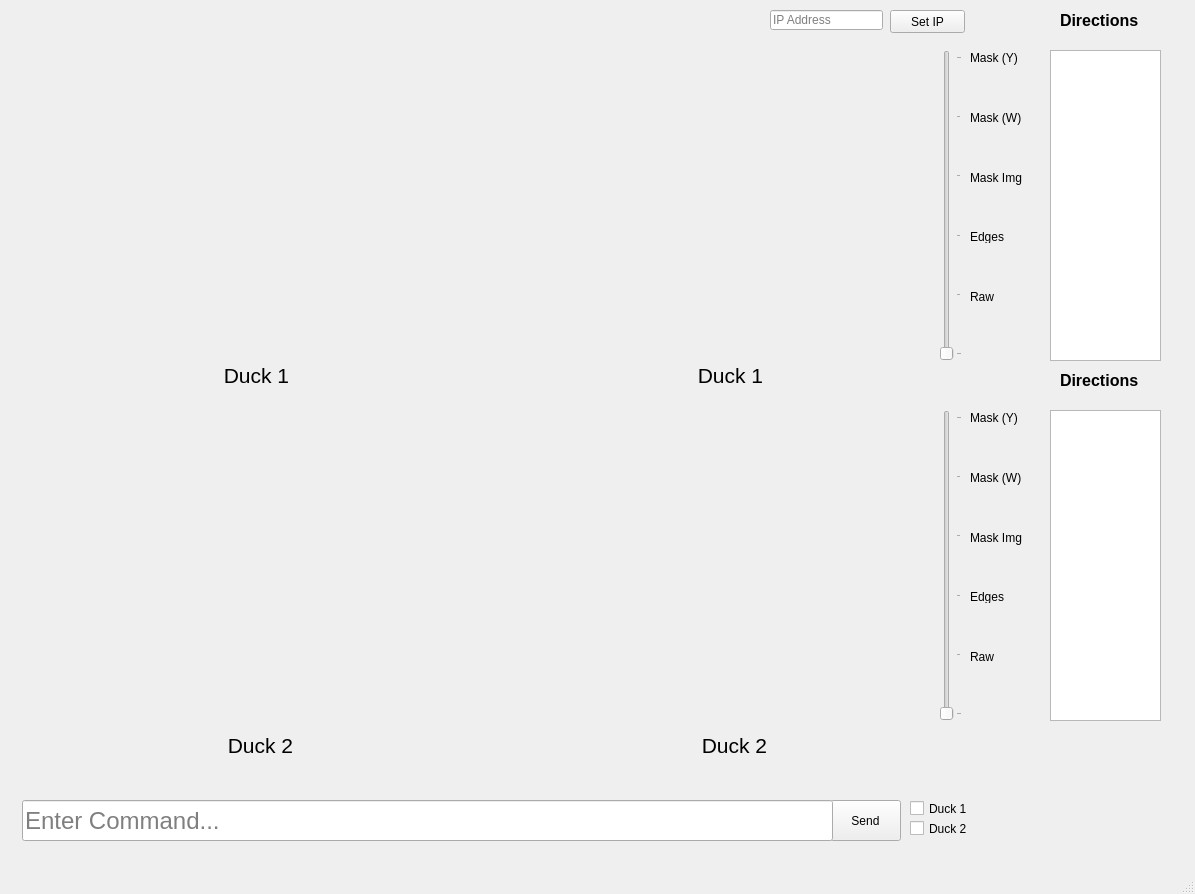
<?xml version="1.0" encoding="UTF-8"?>
<ui version="4.0">
 <class>MainWindow</class>
 <widget class="QMainWindow" name="MainWindow">
  <property name="geometry">
   <rect>
    <x>0</x>
    <y>0</y>
    <width>1195</width>
    <height>894</height>
   </rect>
  </property>
  <property name="baseSize">
   <size>
    <width>0</width>
    <height>0</height>
   </size>
  </property>
  <property name="windowTitle">
   <string>DuckieTown</string>
  </property>
  <widget class="QWidget" name="centralwidget">
   <widget class="QPushButton" name="Send_Button">
    <property name="geometry">
     <rect>
      <x>830</x>
      <y>800</y>
      <width>71</width>
      <height>41</height>
     </rect>
    </property>
    <property name="text">
     <string>Send</string>
    </property>
   </widget>
   <widget class="QCheckBox" name="Duck1_Check">
    <property name="geometry">
     <rect>
      <x>910</x>
      <y>800</y>
      <width>70</width>
      <height>17</height>
     </rect>
    </property>
    <property name="text">
     <string>Duck 1</string>
    </property>
   </widget>
   <widget class="QCheckBox" name="Duck_Check">
    <property name="geometry">
     <rect>
      <x>910</x>
      <y>820</y>
      <width>70</width>
      <height>17</height>
     </rect>
    </property>
    <property name="text">
     <string>Duck 2</string>
    </property>
   </widget>
   <widget class="QWidget" name="horizontalLayoutWidget">
    <property name="geometry">
     <rect>
      <x>20</x>
      <y>50</y>
      <width>901</width>
      <height>311</height>
     </rect>
    </property>
    <layout class="QHBoxLayout" name="horizontalLayout">
     <item>
      <widget class="QLabel" name="Duck1_Feed">
       <property name="baseSize">
        <size>
         <width>400</width>
         <height>400</height>
        </size>
       </property>
       <property name="font">
        <font>
         <pointsize>8</pointsize>
        </font>
       </property>
       <property name="text">
        <string/>
       </property>
      </widget>
     </item>
     <item>
      <widget class="QLabel" name="Duck1_Feed2">
       <property name="text">
        <string/>
       </property>
      </widget>
     </item>
    </layout>
   </widget>
   <widget class="QLabel" name="Duck1_Label">
    <property name="geometry">
     <rect>
      <x>26</x>
      <y>360</y>
      <width>461</width>
      <height>31</height>
     </rect>
    </property>
    <property name="font">
     <font>
      <pointsize>16</pointsize>
     </font>
    </property>
    <property name="text">
     <string>Duck 1</string>
    </property>
    <property name="alignment">
     <set>Qt::AlignCenter</set>
    </property>
   </widget>
   <widget class="QLabel" name="Duck1_Label2">
    <property name="geometry">
     <rect>
      <x>500</x>
      <y>360</y>
      <width>461</width>
      <height>31</height>
     </rect>
    </property>
    <property name="font">
     <font>
      <pointsize>16</pointsize>
     </font>
    </property>
    <property name="text">
     <string>Duck 1</string>
    </property>
    <property name="alignment">
     <set>Qt::AlignCenter</set>
    </property>
   </widget>
   <widget class="QPushButton" name="SetIP_Button">
    <property name="geometry">
     <rect>
      <x>890</x>
      <y>10</y>
      <width>75</width>
      <height>23</height>
     </rect>
    </property>
    <property name="text">
     <string>Set IP</string>
    </property>
   </widget>
   <widget class="QWidget" name="horizontalLayoutWidget_2">
    <property name="geometry">
     <rect>
      <x>24</x>
      <y>410</y>
      <width>901</width>
      <height>311</height>
     </rect>
    </property>
    <layout class="QHBoxLayout" name="horizontalLayout_3">
     <item>
      <widget class="QLabel" name="Duck2_Feed">
       <property name="baseSize">
        <size>
         <width>400</width>
         <height>400</height>
        </size>
       </property>
       <property name="font">
        <font>
         <pointsize>8</pointsize>
        </font>
       </property>
       <property name="text">
        <string/>
       </property>
      </widget>
     </item>
     <item>
      <widget class="QLabel" name="Duck2_Feed2">
       <property name="text">
        <string/>
       </property>
      </widget>
     </item>
    </layout>
   </widget>
   <widget class="QLabel" name="Duck2_Label2">
    <property name="geometry">
     <rect>
      <x>504</x>
      <y>730</y>
      <width>461</width>
      <height>31</height>
     </rect>
    </property>
    <property name="font">
     <font>
      <pointsize>16</pointsize>
     </font>
    </property>
    <property name="text">
     <string>Duck 2</string>
    </property>
    <property name="alignment">
     <set>Qt::AlignCenter</set>
    </property>
   </widget>
   <widget class="QLabel" name="Duck2_Label">
    <property name="geometry">
     <rect>
      <x>30</x>
      <y>730</y>
      <width>461</width>
      <height>31</height>
     </rect>
    </property>
    <property name="font">
     <font>
      <pointsize>16</pointsize>
     </font>
    </property>
    <property name="text">
     <string>Duck 2</string>
    </property>
    <property name="alignment">
     <set>Qt::AlignCenter</set>
    </property>
   </widget>
   <widget class="QLabel" name="Duck1_MaskW_Label">
    <property name="geometry">
     <rect>
      <x>970</x>
      <y>110</y>
      <width>61</width>
      <height>16</height>
     </rect>
    </property>
    <property name="text">
     <string>Mask (W)</string>
    </property>
   </widget>
   <widget class="QLabel" name="Duck1_Edges_Label">
    <property name="geometry">
     <rect>
      <x>970</x>
      <y>230</y>
      <width>47</width>
      <height>13</height>
     </rect>
    </property>
    <property name="text">
     <string>Edges</string>
    </property>
   </widget>
   <widget class="QLabel" name="Duck1_MaskY_Label">
    <property name="geometry">
     <rect>
      <x>970</x>
      <y>50</y>
      <width>61</width>
      <height>16</height>
     </rect>
    </property>
    <property name="text">
     <string>Mask (Y)</string>
    </property>
   </widget>
   <widget class="QLabel" name="Duck1_Raw_Label">
    <property name="geometry">
     <rect>
      <x>970</x>
      <y>290</y>
      <width>47</width>
      <height>13</height>
     </rect>
    </property>
    <property name="text">
     <string>Raw</string>
    </property>
   </widget>
   <widget class="QLabel" name="Duck2_Edges_Label">
    <property name="geometry">
     <rect>
      <x>970</x>
      <y>590</y>
      <width>47</width>
      <height>13</height>
     </rect>
    </property>
    <property name="text">
     <string>Edges</string>
    </property>
   </widget>
   <widget class="QLabel" name="Duck2_MaskY_Label">
    <property name="geometry">
     <rect>
      <x>970</x>
      <y>410</y>
      <width>61</width>
      <height>16</height>
     </rect>
    </property>
    <property name="text">
     <string>Mask (Y)</string>
    </property>
   </widget>
   <widget class="QLabel" name="Duck2_Raw_Label">
    <property name="geometry">
     <rect>
      <x>970</x>
      <y>650</y>
      <width>47</width>
      <height>13</height>
     </rect>
    </property>
    <property name="text">
     <string>Raw</string>
    </property>
   </widget>
   <widget class="QLabel" name="Duck2_MaskW_Label">
    <property name="geometry">
     <rect>
      <x>970</x>
      <y>470</y>
      <width>61</width>
      <height>16</height>
     </rect>
    </property>
    <property name="text">
     <string>Mask (W)</string>
    </property>
   </widget>
   <widget class="QLabel" name="Duck1_MaskImg_Label">
    <property name="geometry">
     <rect>
      <x>970</x>
      <y>170</y>
      <width>61</width>
      <height>16</height>
     </rect>
    </property>
    <property name="text">
     <string>Mask Img</string>
    </property>
   </widget>
   <widget class="QLabel" name="Duck1_Mask_Label_3">
    <property name="geometry">
     <rect>
      <x>970</x>
      <y>530</y>
      <width>61</width>
      <height>16</height>
     </rect>
    </property>
    <property name="text">
     <string>Mask Img</string>
    </property>
   </widget>
   <widget class="QSlider" name="Duck2_Slider_2">
    <property name="geometry">
     <rect>
      <x>940</x>
      <y>50</y>
      <width>22</width>
      <height>311</height>
     </rect>
    </property>
    <property name="maximum">
     <number>5</number>
    </property>
    <property name="singleStep">
     <number>1</number>
    </property>
    <property name="pageStep">
     <number>1</number>
    </property>
    <property name="orientation">
     <enum>Qt::Vertical</enum>
    </property>
    <property name="tickPosition">
     <enum>QSlider::TicksBelow</enum>
    </property>
    <property name="tickInterval">
     <number>1</number>
    </property>
   </widget>
   <widget class="QSlider" name="Duck2_Slider_3">
    <property name="geometry">
     <rect>
      <x>940</x>
      <y>410</y>
      <width>22</width>
      <height>311</height>
     </rect>
    </property>
    <property name="maximum">
     <number>5</number>
    </property>
    <property name="singleStep">
     <number>1</number>
    </property>
    <property name="pageStep">
     <number>1</number>
    </property>
    <property name="orientation">
     <enum>Qt::Vertical</enum>
    </property>
    <property name="tickPosition">
     <enum>QSlider::TicksBelow</enum>
    </property>
    <property name="tickInterval">
     <number>1</number>
    </property>
   </widget>
   <widget class="QLineEdit" name="CommandBox">
    <property name="geometry">
     <rect>
      <x>22</x>
      <y>800</y>
      <width>811</width>
      <height>41</height>
     </rect>
    </property>
    <property name="font">
     <font>
      <pointsize>18</pointsize>
     </font>
    </property>
    <property name="text">
     <string/>
    </property>
    <property name="placeholderText">
     <string>Enter Command...</string>
    </property>
   </widget>
   <widget class="QLineEdit" name="IPBox">
    <property name="geometry">
     <rect>
      <x>770</x>
      <y>10</y>
      <width>113</width>
      <height>20</height>
     </rect>
    </property>
    <property name="placeholderText">
     <string>IP Address</string>
    </property>
   </widget>
   <widget class="QLabel" name="label">
    <property name="geometry">
     <rect>
      <x>1060</x>
      <y>10</y>
      <width>91</width>
      <height>20</height>
     </rect>
    </property>
    <property name="font">
     <font>
      <pointsize>12</pointsize>
      <weight>75</weight>
      <bold>true</bold>
     </font>
    </property>
    <property name="text">
     <string>Directions</string>
    </property>
   </widget>
   <widget class="QListView" name="Directions_List1">
    <property name="geometry">
     <rect>
      <x>1050</x>
      <y>50</y>
      <width>111</width>
      <height>311</height>
     </rect>
    </property>
   </widget>
   <widget class="QListView" name="Directions_List1_2">
    <property name="geometry">
     <rect>
      <x>1050</x>
      <y>410</y>
      <width>111</width>
      <height>311</height>
     </rect>
    </property>
   </widget>
   <widget class="QLabel" name="label_2">
    <property name="geometry">
     <rect>
      <x>1060</x>
      <y>370</y>
      <width>91</width>
      <height>20</height>
     </rect>
    </property>
    <property name="font">
     <font>
      <pointsize>12</pointsize>
      <weight>75</weight>
      <bold>true</bold>
     </font>
    </property>
    <property name="text">
     <string>Directions</string>
    </property>
   </widget>
  </widget>
  <widget class="QMenuBar" name="menubar">
   <property name="geometry">
    <rect>
     <x>0</x>
     <y>0</y>
     <width>1195</width>
     <height>21</height>
    </rect>
   </property>
  </widget>
  <widget class="QStatusBar" name="statusbar"/>
 </widget>
 <resources/>
 <connections/>
</ui>
